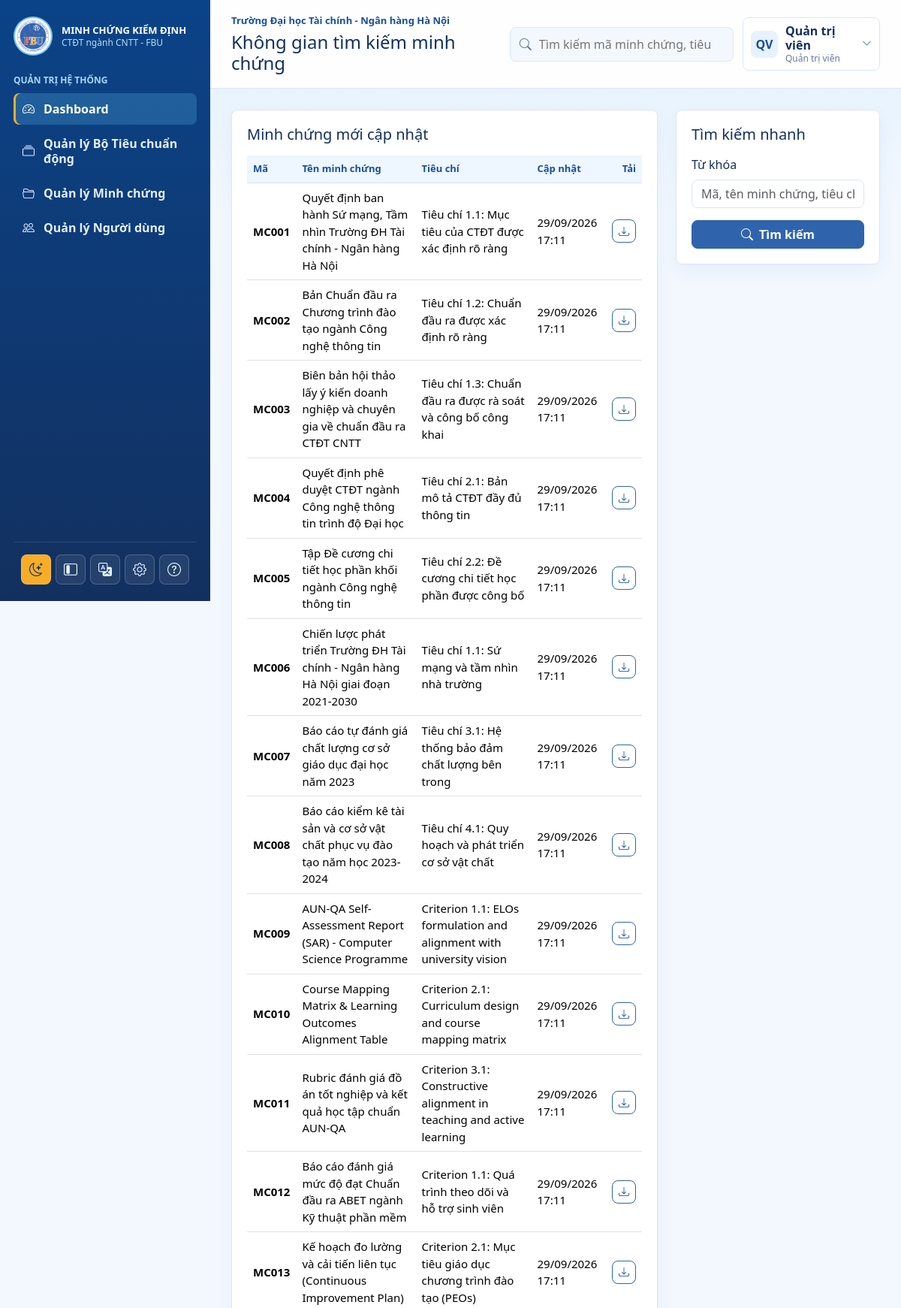
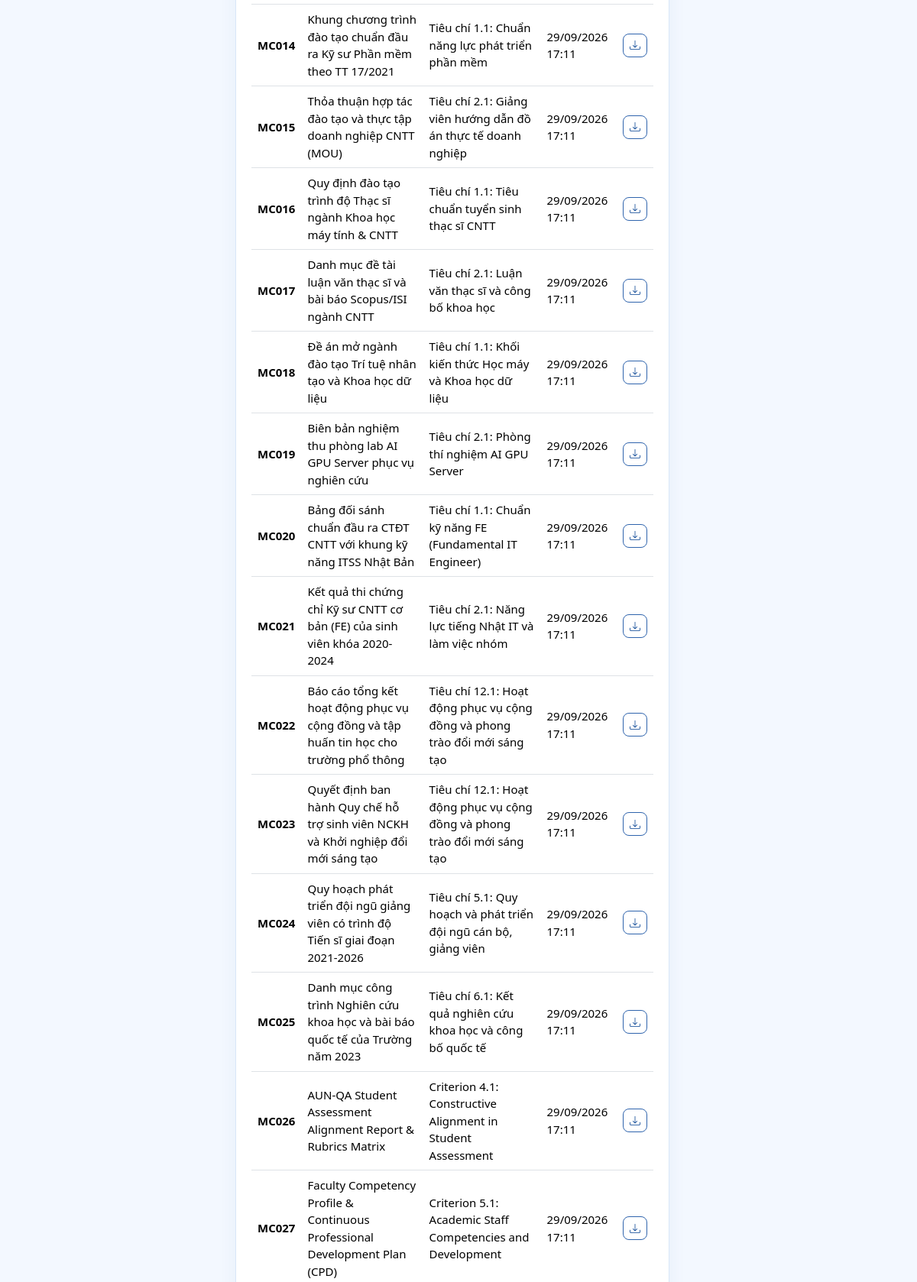
/user/dashboard.php (signed in, upper part), run on the app's committed database (2 pictures, top to bottom).
### tables this page shows
CREATE TABLE NguoiDung (
    MaNguoiDung VARCHAR(50) NOT NULL PRIMARY KEY,
    HoTen VARCHAR(150) NOT NULL,
    Email VARCHAR(150) NOT NULL UNIQUE,
    SoDienThoai VARCHAR(30) NULL,
    TenDangNhap VARCHAR(80) NOT NULL UNIQUE,
    MatKhau VARCHAR(255) NOT NULL,
    VaiTro ENUM('admin', 'user') NOT NULL DEFAULT 'user',
    TrangThai TINYINT(1) NOT NULL DEFAULT 1,
    DuongDanAnhDaiDien VARCHAR(500) NULL,
    DangNhapCuoi DATETIME NULL,
    NgayTao TIMESTAMP DEFAULT CURRENT_TIMESTAMP
);

CREATE TABLE MinhChung (
    MaMinhChung VARCHAR(50) NOT NULL PRIMARY KEY,
    TenMinhChung VARCHAR(255) NOT NULL,
    NgayBanHanh DATE NULL,
    MoTa TEXT NULL,
    TepTin VARCHAR(500) NULL,
    NamHoc VARCHAR(50) NULL,
    TrangThai TINYINT(1) NOT NULL DEFAULT 1,
    MaTieuChi VARCHAR(50) NULL,
    MaBoTieuChuan VARCHAR(50) NULL,
    MaNguoiDung VARCHAR(50) NULL,
    NgayCapNhat DATETIME DEFAULT CURRENT_TIMESTAMP ON UPDATE CURRENT_TIMESTAMP,
    NgayTao TIMESTAMP DEFAULT CURRENT_TIMESTAMP,
    CONSTRAINT fk_minh_chung_tieu_chi FOREIGN KEY (MaTieuChi) REFERENCES TieuChi(MaTieuChi) ON DELETE SET NULL,
    CONSTRAINT fk_minh_chung_bo FOREIGN KEY (MaBoTieuChuan) REFERENCES BoTieuChuan(MaBoTieuChuan) ON DELETE SET NULL,
    CONSTRAINT fk_minh_chung_nguoi_dung FOREIGN KEY (MaNguoiDung) REFERENCES NguoiDung(MaNguoiDung) ON DELETE SET NULL
);

### includes/data.php (called while the page is built, shortened)
<?php
$pdo = db();
$trainingProgram = [
    'name'   => 'Công nghệ thông tin',
    'code'   => '7480201',
    'degree' => 'Cử nhân',
    'school' => 'Trường Đại học Tài chính - Ngân hàng Hà Nội',
    'cycle'  => '2026-2031',
];
$roles = [
    'admin' => 'Quản trị viên',
    'user'  => 'Người dùng',
];
if (!function_exists('vn_user_status')) {
    function vn_user_status(int $status): string
    {
        return $status === 1 ? 'Đang hoạt động' : 'Ngưng áp dụng';
    }
}
$evidences = [];
try {
    $stmt = $pdo->query("
        SELECT
            m.MaMinhChung AS id,
            m.TenMinhChung AS title,
            m.NgayBanHanh AS issue_date,
            DATE_FORMAT(m.NgayBanHanh, '%d/%m/%Y') AS formatted_issue_date,
            m.MoTa AS description,
            m.TepTin AS file_path,
            m.NamHoc AS academic_year,
            m.TrangThai AS status,
            m.MaTieuChi AS criterion_id,
            COALESCE(tc.TenTieuChi, '') AS criterion_name,
            COALESCE(tc.MaTieuChuan, '') AS standard_id,
            COALESCE(tch.TenTieuChuan, '') AS standard_name,
            COALESCE(tch.MaBoTieuChuan, m.MaBoTieuChuan, '') AS set_id,
            COALESCE(b.TenBoTieuChuan, bm.TenBoTieuChuan, '') AS set_name,
            m.MaNguoiDung,
            DATE_FORMAT(m.NgayCapNhat, '%d/%m/%Y %H:%i') AS updated_date,
            u.HoTen AS user_name
        FROM MinhChung m
        LEFT JOIN TieuChi tc ON tc.MaTieuChi = m.MaTieuChi
        LEFT JOIN TieuChuan tch ON tch.MaTieuChuan = tc.MaTieuChuan
        LEFT JOIN BoTieuChuan b ON b.MaBoTieuChuan = tch.MaBoTieuChuan
        LEFT JOIN BoTieuChuan bm ON bm.MaBoTieuChuan = m.MaBoTieuChuan
        LEFT JOIN NguoiDung u ON u.MaNguoiDung = m.MaNguoiDung
        ORDER BY m.MaMinhChung ASC
    ");
    foreach ($stmt->fetchAll() as $row) {
        $setCode = $row['set_id'] ?: 'N/A';
        $userCode = $row['MaNguoiDung'] ?: 'N/A';
        $evidences[] = [
            'id'                  => $row['id'],
            'code'                => $row['id'],
            'name'                => $row['title'],
            'issue_date'          => $row['issue_date'] ?? '',
            'issue_date_formatted'=> $row['formatted_issue_date'] ?? '',
            'description'         => $row['description'] ?? '',
            'file_path'           => $row['file_path'] ?? '',
            'year'                => $row['academic_year'] ?? '',
            'updated'             => $row['updated_date'] ?: 'Chưa cập nhật',
            'status_raw'          => (int) $row['status'],
            'status'              => (int) $row['status'] === 1 ? 'Đang hoạt động' : 'Không hoạt động',
            'ma_tieu_chi'     => $row['criterion_id'] ?? '',
            'criterion_code'  => $row['criterion_id'] ?? '',
            'criterion_name'  => $row['criterion_name'] ?? '',
            'ma_tieu_chuan'   => $row['standard_id'] ?? '',
            'standard_code'   => $row['standard_id'] ?? '',
            'standard_name'   => $row['standard_name'] ?? '',
            'ma_bo_tieu_chuan'=> $row['set_id'] ?? '',
            'set_code'        => $setCode,
            'set_name'        => $row['set_name'] ?? '',
            'standard_set'    => $setCode . ($row['set_name'] ? (' - ' . $row['set_name']) : ''),
            'ma_nguoi_dung'   => $row['MaNguoiDung'],
            'user_code'       => $userCode,
            'user_name'       => $row['user_name'] ?? 'Hệ thống',
        ];
    }
} catch (Throwable $e) {
    $evidences = [];
}
$users = [];
try {
    $stmt = $pdo->query("
        SELECT
            u.MaNguoiDung AS id,
            u.MaNguoiDung AS user_code,
            u.HoTen,
            u.Email,
            COALESCE(u.SoDienThoai, '') AS phone,
            u.TenDangNhap,
            u.VaiTro,
            u.TrangThai,
            u.DuongDanAnhDaiDien AS avatar
        FROM NguoiDung u
        ORDER BY u.MaNguoiDung
    ");
    foreach ($stmt->fetchAll() as $row) {
        $roleName = $row['VaiTro'] === 'admin' ? 'Quản trị viên' : 'Người dùng';
        $users[] = [
            'id'         => $row['id'],
            'code'       => $row['user_code'],
            'name'       => $row['HoTen'],
            'username'   => $row['TenDangNhap'],
            'email'      => $row['Email'],
            'phone'      => $row['phone'] ?? '',
            'role'       => $row['VaiTro'],
            'role_code'  => $row['VaiTro'],
            'role_name'  => $roleName,
            'avatar'     => $row['avatar'],
            'status_raw' => (int) $row['TrangThai'],
            'status'     => vn_user_status($row['TrangThai']),
        ];
    }
} catch (Throwable $e) {
    $users = [];
}
if (!function_exists('current_user')) {
    function current_user(): array
    {
        global $users;
        $userId = $_SESSION['user_id'] ?? 'ND001';
        foreach ($users as $u) {
            if ((string) $u['id'] === (string) $userId) {
                return $u;
            }
        }
        return $users[0] ?? [
            'id'     => 'ND001',
            'code'   => 'ND001',
            'name'   => 'Quản trị viên',
            'email'  => 'admin@fbu.edu.vn',
            'role'   => 'admin',
            'avatar' => null,
        ];
    }
}
$currentUser = current_user();

### user/dashboard.php (the view, shortened to what this page needs)
<?php
require_once __DIR__ . '/../includes/helpers.php';
require_once __DIR__ . '/../includes/data.php';
$displayEvidences = $evidences;
$heading = 'Không gian tìm kiếm minh chứng';
include __DIR__ . '/../includes/header.php';
?>
<div class="row g-4"><div class="col-xl-8"><div class="panel"><h2 class="h5 mb-3">Minh chứng mới cập nhật</h2><div class="table-responsive"><table class="table"><thead><tr><th>Mã</th><th>Tên minh chứng</th><th>Tiêu chí</th><th>Cập nhật</th><th class="text-end">Tải</th></tr></thead><tbody><?php foreach ($displayEvidences as $item): ?><tr><td class="fw-bold"><?= htmlspecialchars($item['code']) ?></td><td><?= htmlspecialchars($item['name']) ?></td><td><?= htmlspecialchars($item['criteria'] ?? $item['criterion_name'] ?? '') ?></td><td><?= htmlspecialchars($item['updated']) ?></td><td class="text-end"><a class="btn btn-sm btn-outline-success" href="<?= base_url('user/download.php?id=' . urlencode($item['id'])) ?>"><i class="bi bi-download"></i></a></td></tr><?php endforeach; ?></tbody></table></div></div></div><div class="col-xl-4"><div class="panel"><h2 class="h5 mb-3">Tìm kiếm nhanh</h2><form action="<?= base_url('user/search.php') ?>" method="get"><div class="mb-3"><label class="form-label">Từ khóa</label><input class="form-control" name="q" placeholder="Mã, tên minh chứng, tiêu chí"></div><button class="btn btn-primary w-100"><i class="bi bi-search me-1"></i> Tìm kiếm</button></form></div></div></div>
<?php include __DIR__ . '/../includes/footer.php'; ?>

### includes/header.php (shortened to what this page needs)
<?php
require_once __DIR__ . '/helpers.php';
require_once __DIR__ . '/data.php';
$pageTitle = $pageTitle ?? $appName;
?>
<!doctype html>
<html lang="vi">
<head>
    <link href="https://cdn.jsdelivr.net/npm/bootstrap@5.3.3/dist/css/bootstrap.min.css" rel="stylesheet">
    <link href="https://cdn.jsdelivr.net/npm/bootstrap-icons@1.11.3/font/bootstrap-icons.css" rel="stylesheet">
    <link href="<?= base_url('assets/css/app.css?v=24') ?>" rel="stylesheet">
</head>
<body>
<div class="app-shell">
    <?php include __DIR__ . '/sidebar.php'; ?>
    <main class="main-content">
        <header class="topbar">
            <div class="topbar-title">
                <p class="eyebrow mb-1"><?= htmlspecialchars($trainingProgram['school']) ?></p>
                <h1 class="h4 mb-0"><?= htmlspecialchars($heading ?? $pageTitle) ?></h1>
            </div>
            <div class="topbar-actions">
                <form class="search-box" action="<?= base_url('user/search.php') ?>" method="get">
                    <i class="bi bi-search"></i>
                    <input type="search" name="q" value="<?= htmlspecialchars($_GET['q'] ?? '') ?>" placeholder="Tìm kiếm mã minh chứng, tiêu chí...">
                </form>
                <div class="dropdown user-menu">
                    <button class="user-chip" type="button" data-bs-toggle="dropdown" aria-expanded="false">
                        <?= avatar_html($currentUser['avatar'] ?? null, $currentUser['name']) ?>
                        <span class="user-chip-text">
                            <strong><?= htmlspecialchars($currentUser['name']) ?></strong>
                            <small><?= htmlspecialchars($roles[$currentUser['role']] ?? 'Người dùng') ?></small>
                        </span>
                        <i class="bi bi-chevron-down user-chip-icon"></i>
                    </button>
                </div>
            </div>
        </header>
        <section class="content-wrap">

### includes/helpers.php (shortened to what this page needs)
<?php
function base_url(string $path = ''): string
{
    $script = str_replace('\\', '/', dirname($_SERVER['SCRIPT_NAME']));
    $root = preg_replace('#/(admin|user|auth|includes)$#', '', $script);
    $root = rtrim($root, '/');
    return $root . '/' . ltrim($path, '/');
}
function user_initials(string $name): string
{
    $name = trim($name);
    $parts = preg_split('/\s+/u', $name);
    $first = mb_substr($parts[0] ?? 'U', 0, 1, 'UTF-8');
    $last = mb_substr($parts[count($parts) - 1] ?? $first, 0, 1, 'UTF-8');
    return mb_strtoupper($first . $last, 'UTF-8');
}
function avatar_html(?string $avatarPath, ?string $name = 'User', string $class = 'avatar'): string
{
    $name = (string)($name ?: 'User');
    return '<span class="' . htmlspecialchars($class, ENT_QUOTES, 'UTF-8') . '">' . htmlspecialchars(user_initials($name), ENT_QUOTES, 'UTF-8') . '</span>';
}
?>

### assets/css/app.css (style rules this page uses)
:root { --ink: #12305f; --muted: #667896; --line: #d9e7f8; --surface: #ffffff; --soft: #f3f8ff; --brand: #2f64ad; --brand-dark: #174f9a; --brand-deep: #0b4388; --brand-light: #58b7e6; --accent: #f8ad26; --accent-red: #ed2a21; --danger: #c9221c; }
* { box-sizing: border-box; }
body { margin: 0; min-height: 100vh; background: linear-gradient(180deg, rgba(88, 183, 230, 0.12), rgba(243, 248, 255, 0.72) 280px), var(--soft); color: var(--ink); font-family: "Segoe UI", Arial, sans-serif; transition: background-color 0.2s ease, color 0.2s ease; }
a { text-decoration: none; }
.app-shell { display: grid; grid-template-columns: 280px minmax(0, 1fr); min-height: 100vh; transition: grid-template-columns 0.22s ease; }
.main-content { min-width: 0; min-height: 100vh; display: flex; flex-direction: column; }
.topbar { min-height: 84px; background: rgba(255, 255, 255, 0.96); border-bottom: 1px solid var(--line); padding: 18px 28px; display: flex; align-items: center; justify-content: space-between; gap: 20px; }
.eyebrow { color: var(--brand-dark); font-weight: 700; font-size: 13px; }
.topbar-actions { display: flex; align-items: center; gap: 12px; }
.search-box { width: 320px; display: flex; align-items: center; gap: 8px; background: var(--soft); border: 1px solid var(--line); border-radius: 8px; padding: 9px 12px; color: var(--muted); }
.search-box input { border: 0; outline: 0; background: transparent; width: 100%; }
.user-chip { display: flex; align-items: center; gap: 10px; color: var(--ink); background: #ffffff; border: 1px solid var(--line); border-radius: 8px; padding: 8px 10px; text-align: left; cursor: pointer; transition: border-color 0.2s ease, box-shadow 0.2s ease; }
.user-chip strong, .user-chip small { display: block; line-height: 1.2; }
.user-chip small { color: var(--muted); font-size: 12px; }
.user-chip-icon { color: var(--brand); font-size: 13px; margin-left: 2px; }
.avatar { width: 36px; height: 36px; border-radius: 8px; background: #e7f2ff; color: var(--brand-dark); display: grid; place-items: center; font-weight: 800; overflow: hidden; flex: 0 0 auto; }
.content-wrap { padding: 28px; }
.panel { background: var(--surface); border: 1px solid var(--line); box-shadow: 0 10px 24px rgba(23, 79, 154, 0.06); border-radius: 8px; padding: 20px; }
.table-responsive.is-paginated-table { display: flex; flex-direction: column; }
.table-responsive.is-paginated-table > .table { height: auto; min-height: 0; margin-bottom: 0; }
.table-responsive.is-paginated-table > .table tbody tr:not([hidden]) { height: auto; }
html[data-table-size="medium"] .table { font-size: 15px; }
.table { vertical-align: middle; }
.table thead th { color: var(--brand-dark); font-size: 13px; background: #eef6ff; border-bottom: 1px solid var(--line); }
.btn { border-radius: 8px; font-weight: 700; white-space: nowrap; }
.btn-primary { --bs-btn-bg: var(--brand); --bs-btn-border-color: var(--brand); --bs-btn-hover-bg: var(--brand-dark); --bs-btn-hover-border-color: var(--brand-dark); }
.btn-outline-success { --bs-btn-color: var(--brand-dark); --bs-btn-border-color: var(--brand); --bs-btn-hover-bg: var(--brand); --bs-btn-hover-border-color: var(--brand); }
.form-control, .form-select { border-radius: 8px; border-color: var(--line); }
.app-shell { display: grid; grid-template-columns: 280px minmax(0, 1fr); min-height: 100vh; }
.app-shell::before { display: none; }
.topbar { min-height: 84px; display: flex; align-items: center; flex-direction: row; justify-content: space-between; padding: 18px 28px; }
.topbar-actions { display: flex; flex-direction: row; align-items: center; width: auto; }
.search-box { width: 320px; }
.user-menu, .user-chip { width: auto; }
@media (min-width: 641px) { .app-shell { display: grid !important; grid-template-columns: 280px minmax(0, 1fr) !important; } }
@media (min-width: 641px) { .main-content { grid-column: 2 !important; grid-row: 1 !important; min-width: 0 !important; display: block !important; } }

### data on the page
nguoidung: HoTen "QV", HoTen "Quản trị viên"
minhchung: MaMinhChung "MC001", TenMinhChung "Quyết định ban hành Sứ mạng, Tầm nhìn Trường ĐH Tài chính - Ngân hàng Hà Nội", criteria "Tiêu chí 1.1: Mục tiêu của CTĐT được xác định rõ ràng", updated "29/09/2026 17:11"
minhchung: MaMinhChung "MC002", TenMinhChung "Bản Chuẩn đầu ra Chương trình đào tạo ngành Công nghệ thông tin", criteria "Tiêu chí 1.2: Chuẩn đầu ra được xác định rõ ràng", updated "29/09/2026 17:11"
minhchung: MaMinhChung "MC003", TenMinhChung "Biên bản hội thảo lấy ý kiến doanh nghiệp và chuyên gia về chuẩn đầu ra CTĐT CNTT", criteria "Tiêu chí 1.3: Chuẩn đầu ra được rà soát và công bố công khai", updated "29/09/2026 17:11"
minhchung: MaMinhChung "MC004", TenMinhChung "Quyết định phê duyệt CTĐT ngành Công nghệ thông tin trình độ Đại học", criteria "Tiêu chí 2.1: Bản mô tả CTĐT đầy đủ thông tin", updated "29/09/2026 17:11"
minhchung: MaMinhChung "MC005", TenMinhChung "Tập Đề cương chi tiết học phần khối ngành Công nghệ thông tin", criteria "Tiêu chí 2.2: Đề cương chi tiết học phần được công bố", updated "29/09/2026 17:11"
minhchung: MaMinhChung "MC006", TenMinhChung "Chiến lược phát triển Trường ĐH Tài chính - Ngân hàng Hà Nội giai đoạn 2021-2030", criteria "Tiêu chí 1.1: Sứ mạng và tầm nhìn nhà trường", updated "29/09/2026 17:11"
minhchung: MaMinhChung "MC007", TenMinhChung "Báo cáo tự đánh giá chất lượng cơ sở giáo dục đại học năm 2023", criteria "Tiêu chí 3.1: Hệ thống bảo đảm chất lượng bên trong", updated "29/09/2026 17:11"
minhchung: MaMinhChung "MC008", TenMinhChung "Báo cáo kiểm kê tài sản và cơ sở vật chất phục vụ đào tạo năm học 2023-2024", criteria "Tiêu chí 4.1: Quy hoạch và phát triển cơ sở vật chất", updated "29/09/2026 17:11"
minhchung: MaMinhChung "MC009", TenMinhChung "AUN-QA Self-Assessment Report (SAR) - Computer Science Programme", criteria "Criterion 1.1: ELOs formulation and alignment with university vision", updated "29/09/2026 17:11"
minhchung: MaMinhChung "MC010", TenMinhChung "Course Mapping Matrix & Learning Outcomes Alignment Table", criteria "Criterion 2.1: Curriculum design and course mapping matrix", updated "29/09/2026 17:11"
minhchung: MaMinhChung "MC011", TenMinhChung "Rubric đánh giá đồ án tốt nghiệp và kết quả học tập chuẩn AUN-QA", criteria "Criterion 3.1: Constructive alignment in teaching and active learning", updated "29/09/2026 17:11"
minhchung: MaMinhChung "MC012", TenMinhChung "Báo cáo đánh giá mức độ đạt Chuẩn đầu ra ABET ngành Kỹ thuật phần mềm", criteria "Criterion 1.1: Quá trình theo dõi và hỗ trợ sinh viên", updated "29/09/2026 17:11"
minhchung: MaMinhChung "MC013", TenMinhChung "Kế hoạch đo lường và cải tiến liên tục (Continuous Improvement Plan)", criteria "Criterion 2.1: Mục tiêu giáo dục chương trình đào tạo (PEOs)", updated "29/09/2026 17:11"
minhchung: MaMinhChung "MC014", TenMinhChung "Khung chương trình đào tạo chuẩn đầu ra Kỹ sư Phần mềm theo TT 17/2021", criteria "Tiêu chí 1.1: Chuẩn năng lực phát triển phần mềm", updated "29/09/2026 17:11"
minhchung: MaMinhChung "MC015", TenMinhChung "Thỏa thuận hợp tác đào tạo và thực tập doanh nghiệp CNTT (MOU)", criteria "Tiêu chí 2.1: Giảng viên hướng dẫn đồ án thực tế doanh nghiệp", updated "29/09/2026 17:11"
minhchung: MaMinhChung "MC016", TenMinhChung "Quy định đào tạo trình độ Thạc sĩ ngành Khoa học máy tính & CNTT", criteria "Tiêu chí 1.1: Tiêu chuẩn tuyển sinh thạc sĩ CNTT", updated "29/09/2026 17:11"
minhchung: MaMinhChung "MC017", TenMinhChung "Danh mục đề tài luận văn thạc sĩ và bài báo Scopus/ISI ngành CNTT", criteria "Tiêu chí 2.1: Luận văn thạc sĩ và công bố khoa học", updated "29/09/2026 17:11"
minhchung: MaMinhChung "MC018", TenMinhChung "Đề án mở ngành đào tạo Trí tuệ nhân tạo và Khoa học dữ liệu", criteria "Tiêu chí 1.1: Khối kiến thức Học máy và Khoa học dữ liệu", updated "29/09/2026 17:11"
minhchung: MaMinhChung "MC019", TenMinhChung "Biên bản nghiệm thu phòng lab AI GPU Server phục vụ nghiên cứu", criteria "Tiêu chí 2.1: Phòng thí nghiệm AI GPU Server", updated "29/09/2026 17:11"
minhchung: MaMinhChung "MC020", TenMinhChung "Bảng đối sánh chuẩn đầu ra CTĐT CNTT với khung kỹ năng ITSS Nhật Bản", criteria "Tiêu chí 1.1: Chuẩn kỹ năng FE (Fundamental IT Engineer)", updated "29/09/2026 17:11"
minhchung: MaMinhChung "MC021", TenMinhChung "Kết quả thi chứng chỉ Kỹ sư CNTT cơ bản (FE) của sinh viên khóa 2020-2024", criteria "Tiêu chí 2.1: Năng lực tiếng Nhật IT và làm việc nhóm", updated "29/09/2026 17:11"
minhchung: MaMinhChung "MC022", TenMinhChung "Báo cáo tổng kết hoạt động phục vụ cộng đồng và tập huấn tin học cho trường phổ thông", criteria "Tiêu chí 12.1: Hoạt động phục vụ cộng đồng và phong trào đổi mới sáng tạo", updated "29/09/2026 17:11"
minhchung: MaMinhChung "MC023", TenMinhChung "Quyết định ban hành Quy chế hỗ trợ sinh viên NCKH và Khởi nghiệp đổi mới sáng tạo", criteria "Tiêu chí 12.1: Hoạt động phục vụ cộng đồng và phong trào đổi mới sáng tạo", updated "29/09/2026 17:11"
minhchung: MaMinhChung "MC024", TenMinhChung "Quy hoạch phát triển đội ngũ giảng viên có trình độ Tiến sĩ giai đoạn 2021-2026", criteria "Tiêu chí 5.1: Quy hoạch và phát triển đội ngũ cán bộ, giảng viên", updated "29/09/2026 17:11"
minhchung: MaMinhChung "MC025", TenMinhChung "Danh mục công trình Nghiên cứu khoa học và bài báo quốc tế của Trường năm 2023", criteria "Tiêu chí 6.1: Kết quả nghiên cứu khoa học và công bố quốc tế", updated "29/09/2026 17:11"
minhchung: MaMinhChung "MC026", TenMinhChung "AUN-QA Student Assessment Alignment Report & Rubrics Matrix", criteria "Criterion 4.1: Constructive Alignment in Student Assessment", updated "29/09/2026 17:11"
minhchung: MaMinhChung "MC027", TenMinhChung "Faculty Competency Profile & Continuous Professional Development Plan (CPD)", criteria "Criterion 5.1: Academic Staff Competencies and Development", updated "29/09/2026 17:11"

### other printed values
$trainingProgram['school'] "Trường Đại học Tài chính - Ngân hàng Hà Nội"
$heading "Không gian tìm kiếm minh chứng"
$roles[$currentUser['role']] "Quản trị viên"
